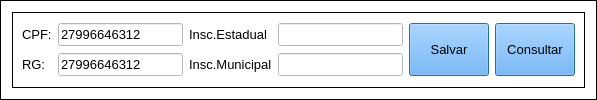
            <widget class="QFrame" name="frame_6">
             <property name="styleSheet">
              <string notr="true">background-color: rgb(255, 255, 255);</string>
             </property>
             <property name="frameShape">
              <enum>QFrame::Box</enum>
             </property>
             <property name="frameShadow">
              <enum>QFrame::Plain</enum>
             </property>
             <layout class="QGridLayout" name="gridLayout_8">
              <item row="0" column="0">
               <widget class="QFrame" name="frame_27">
                <property name="frameShape">
                 <enum>QFrame::Box</enum>
                </property>
                <property name="frameShadow">
                 <enum>QFrame::Plain</enum>
                </property>
                <layout class="QGridLayout" name="gridLayout_12">
                 <item row="0" column="0">
                  <widget class="QLabel" name="label_50">
                   <property name="font">
                    <font>
                     <family>Arial</family>
                     <pointsize>10</pointsize>
                    </font>
                   </property>
                   <property name="text">
                    <string>CPF:</string>
                   </property>
                  </widget>
                 </item>
                 <item row="0" column="5" rowspan="2">
                  <widget class="QPushButton" name="salvarCliente_3">
                   <property name="maximumSize">
                    <size>
                     <width>111</width>
                     <height>111</height>
                    </size>
                   </property>
                   <property name="font">
                    <font>
                     <pointsize>10</pointsize>
                     <weight>50</weight>
                     <bold>false</bold>
                    </font>
                   </property>
                   <property name="cursor">
                    <cursorShape>PointingHandCursor</cursorShape>
                   </property>
                   <property name="focusPolicy">
                    <enum>Qt::WheelFocus</enum>
                   </property>
                   <property name="toolTip">
                    <string>Salvar novo Cliente</string>
                   </property>
                   <property name="styleSheet">
                    <string notr="true">background-color: rgb(85, 170, 255);</string>
                   </property>
                   <property name="text">
                    <string>Consultar</string>
                   </property>
                   <property name="icon">
                    <iconset>
                     <normaloff>../Imagens/cad_pessoas.ico</normaloff>../Imagens/cad_pessoas.ico</iconset>
                   </property>
                   <property name="iconSize">
                    <size>
                     <width>81</width>
                     <height>31</height>
                    </size>
                   </property>
                   <property name="autoDefault">
                    <bool>true</bool>
                   </property>
                   <property name="default">
                    <bool>true</bool>
                   </property>
                   <property name="flat">
                    <bool>false</bool>
                   </property>
                  </widget>
                 </item>
                 <item row="0" column="2">
                  <widget class="QLabel" name="label_52">
                   <property name="font">
                    <font>
                     <family>Arial</family>
                     <pointsize>10</pointsize>
                    </font>
                   </property>
                   <property name="text">
                    <string>Insc.Estadual</string>
                   </property>
                  </widget>
                 </item>
                 <item row="1" column="0">
                  <widget class="QLabel" name="label_51">
                   <property name="font">
                    <font>
                     <family>Arial</family>
                     <pointsize>10</pointsize>
                    </font>
                   </property>
                   <property name="text">
                    <string>RG:</string>
                   </property>
                  </widget>
                 </item>
                 <item row="0" column="1">
                  <widget class="QLineEdit" name="cpfCliente">
                   <property name="font">
                    <font>
                     <family>Arial</family>
                     <pointsize>10</pointsize>
                    </font>
                   </property>
                   <property name="styleSheet">
                    <string notr="true">background-color: rgb(255, 255, 255);</string>
                   </property>
                   <property name="text">
                    <string>27996646312</string>
                   </property>
                  </widget>
                 </item>
                 <item row="1" column="3">
                  <widget class="QLineEdit" name="incriMunoci">
                   <property name="enabled">
                    <bool>false</bool>
                   </property>
                   <property name="font">
                    <font>
                     <family>Arial</family>
                     <pointsize>10</pointsize>
                    </font>
                   </property>
                   <property name="styleSheet">
                    <string notr="true">background-color: rgb(255, 255, 255);</string>
                   </property>
                  </widget>
                 </item>
                 <item row="0" column="4" rowspan="2">
                  <widget class="QPushButton" name="salvarCliente">
                   <property name="maximumSize">
                    <size>
                     <width>111</width>
                     <height>111</height>
                    </size>
                   </property>
                   <property name="font">
                    <font>
                     <pointsize>10</pointsize>
                     <weight>50</weight>
                     <bold>false</bold>
                    </font>
                   </property>
                   <property name="cursor">
                    <cursorShape>PointingHandCursor</cursorShape>
                   </property>
                   <property name="focusPolicy">
                    <enum>Qt::WheelFocus</enum>
                   </property>
                   <property name="toolTip">
                    <string>Salvar novo Cliente</string>
                   </property>
                   <property name="styleSheet">
                    <string notr="true">background-color: rgb(85, 170, 255);</string>
                   </property>
                   <property name="text">
                    <string>Salvar</string>
                   </property>
                   <property name="icon">
                    <iconset>
                     <normaloff>../Imagens/Savar.png</normaloff>../Imagens/Savar.png</iconset>
                   </property>
                   <property name="iconSize">
                    <size>
                     <width>81</width>
                     <height>31</height>
                    </size>
                   </property>
                   <property name="autoDefault">
                    <bool>true</bool>
                   </property>
                   <property name="default">
                    <bool>true</bool>
                   </property>
                   <property name="flat">
                    <bool>false</bool>
                   </property>
                  </widget>
                 </item>
                 <item row="1" column="1">
                  <widget class="QLineEdit" name="rgCliente">
                   <property name="font">
                    <font>
                     <family>Arial</family>
                     <pointsize>10</pointsize>
                    </font>
                   </property>
                   <property name="styleSheet">
                    <string notr="true">background-color: rgb(255, 255, 255);</string>
                   </property>
                   <property name="text">
                    <string>27996646312</string>
                   </property>
                  </widget>
                 </item>
                 <item row="0" column="3">
                  <widget class="QLineEdit" name="inscrCliente">
                   <property name="enabled">
                    <bool>false</bool>
                   </property>
                   <property name="font">
                    <font>
                     <family>Arial</family>
                     <pointsize>10</pointsize>
                    </font>
                   </property>
                   <property name="styleSheet">
                    <string notr="true">background-color: rgb(255, 255, 255);</string>
                   </property>
                  </widget>
                 </item>
                 <item row="1" column="2">
                  <widget class="QLabel" name="label_53">
                   <property name="font">
                    <font>
                     <family>Arial</family>
                     <pointsize>10</pointsize>
                    </font>
                   </property>
                   <property name="text">
                    <string>Insc.Municipal</string>
                   </property>
                  </widget>
                 </item>
                </layout>
               </widget>
              </item>
             </layout>
            </widget>
